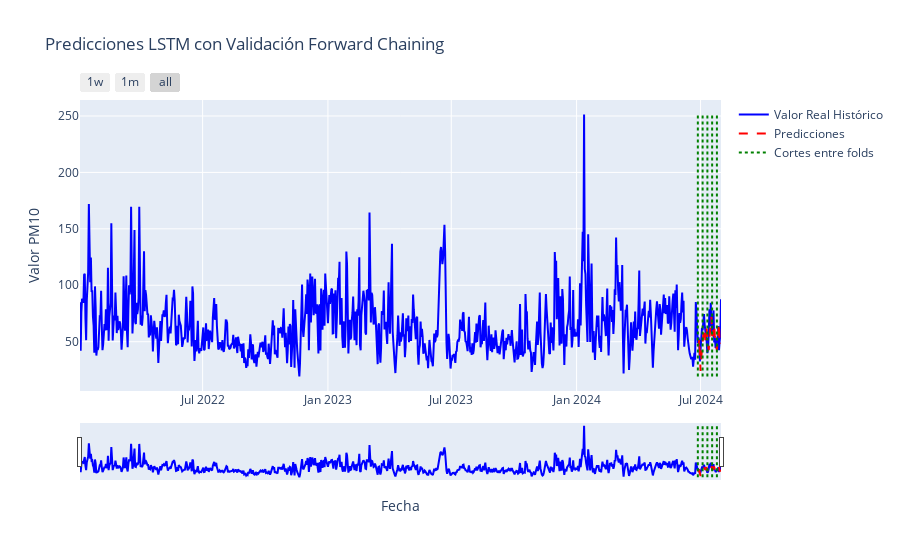

Notebook cell for this chart:
### Markdown cell above
### Time series predictions

### Code cell
plot_time_series_with_predictions(
    historical_real_values = historical_real_values,
    historical_predictions = historical_predictions,
    cutoff_dates = cutoff_dates,
    historical_series = daily_Monterrey_pm10['PM10']
)

### Figure 1 — Plotly figure (JSON) as saved in the notebook; plotly's stock layout.template omitted (floating-point values rounded to 4 significant figures; data arrays with more than 128 entries replaced by an {"elided": "..."} marker saying what was removed)
{"data": [{"line": {"color": "blue"}, "mode": "lines", "name": "Valor Real Histórico", "type": "scatter", "x": {"elided": "942 str values"}, "y": {"elided": "942 float values"}}, {"line": {"color": "red", "dash": "dash"}, "mode": "lines", "name": "Predicciones", "type": "scatter", "x": {"elided": "942 str values"}, "y": {"elided": "942 float values"}}, {"line": {"color": "green", "dash": "dot", "width": 2}, "mode": "lines", "name": "Cortes entre folds", "showlegend": true, "type": "scatter", "x": ["2024-06-27T00:00:00", "2024-06-27T00:00:00"], "y": [19.21, 251.3]}, {"line": {"color": "green", "dash": "dot", "width": 2}, "mode": "lines", "showlegend": false, "type": "scatter", "x": ["2024-07-04T00:00:00", "2024-07-04T00:00:00"], "y": [19.21, 251.3]}, {"line": {"color": "green", "dash": "dot", "width": 2}, "mode": "lines", "showlegend": false, "type": "scatter", "x": ["2024-07-11T00:00:00", "2024-07-11T00:00:00"], "y": [19.21, 251.3]}, {"line": {"color": "green", "dash": "dot", "width": 2}, "mode": "lines", "showlegend": false, "type": "scatter", "x": ["2024-07-18T00:00:00", "2024-07-18T00:00:00"], "y": [19.21, 251.3]}, {"line": {"color": "green", "dash": "dot", "width": 2}, "mode": "lines", "showlegend": false, "type": "scatter", "x": ["2024-07-25T00:00:00", "2024-07-25T00:00:00"], "y": [19.21, 251.3]}], "layout": {"title": {"text": "Predicciones LSTM con Validación Forward Chaining"}, "xaxis": {"rangeselector": {"buttons": [{"count": 7, "label": "1w", "step": "day", "stepmode": "backward"}, {"count": 1, "label": "1m", "step": "month", "stepmode": "backward"}, {"step": "all"}]}, "rangeslider": {"visible": true}, "title": {"text": "Fecha"}}, "yaxis": {"title": {"text": "Valor PM10"}}}}
